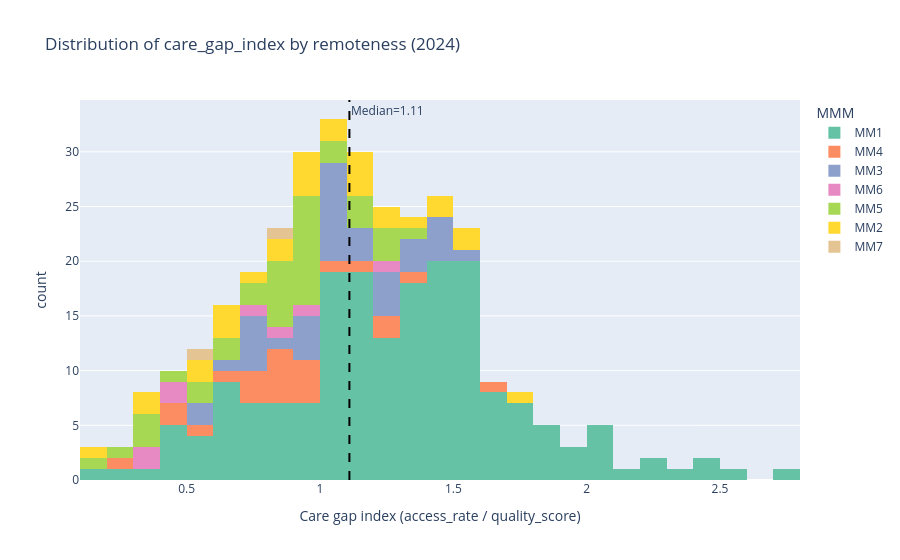

Notebook code for this chart:
### Code cell
# Histogram of care_gap_index distribution
fig = px.histogram(
    master.dropna(subset=['care_gap_index']),
    x='care_gap_index', color='mmm_code',
    nbins=40,
    title='Distribution of care_gap_index by remoteness (2024)',
    labels={'care_gap_index': 'Care gap index (access_rate / quality_score)', 'mmm_code': 'MMM'},
    color_discrete_sequence=px.colors.qualitative.Set2
)
fig.add_vline(x=master['care_gap_index'].median(), line_dash='dash', line_color='black',
             annotation_text=f'Median={master["care_gap_index"].median():.2f}',
             annotation_position='top right')
fig.show()

### Figure 1 — Plotly figure (JSON) as saved in the notebook; plotly's stock layout.template omitted (floating-point values rounded to 4 significant figures; data arrays with more than 128 entries replaced by an {"elided": "..."} marker saying what was removed)
{"data": [{"bingroup": "x", "hovertemplate": "MMM=MM1<br>Care gap index (access_rate / quality_score)=%{x}<br>count=%{y}<extra></extra>", "legendgroup": "MM1", "marker": {"color": "rgb(102,194,165)", "pattern": {"shape": ""}}, "name": "MM1", "nbinsx": 40, "orientation": "v", "showlegend": true, "type": "histogram", "x": {"elided": "187 float values"}, "xaxis": "x", "yaxis": "y"}, {"bingroup": "x", "hovertemplate": "MMM=MM4<br>Care gap index (access_rate / quality_score)=%{x}<br>count=%{y}<extra></extra>", "legendgroup": "MM4", "marker": {"color": "rgb(252,141,98)", "pattern": {"shape": ""}}, "name": "MM4", "nbinsx": 40, "orientation": "v", "showlegend": true, "type": "histogram", "x": [0.4685, 0.9813, 1.156, 1.23, 0.836, 0.7669, 1.322, 0.8234, 0.7721, 0.8587, 0.8145, 0.8057, 1.091, 0.5895, 0.9196, 0.4149, 0.9048, 1.668, 0.7977, 1.231, 0.9979, 0.6966, 0.2582], "xaxis": "x", "yaxis": "y"}, {"bingroup": "x", "hovertemplate": "MMM=MM3<br>Care gap index (access_rate / quality_score)=%{x}<br>count=%{y}<extra></extra>", "legendgroup": "MM3", "marker": {"color": "rgb(141,160,203)", "pattern": {"shape": ""}}, "name": "MM3", "nbinsx": 40, "orientation": "v", "showlegend": true, "type": "histogram", "x": [1.233, 1.499, 1.444, 1.066, 1.061, 0.9927, 1.492, 1.016, 1.139, 1.191, 0.9866, 1.042, 1.099, 1.139, 0.9608, 1.53, 1.236, 1.062, 1.074, 1.254, 1.395, 0.7077, 1.386, 1.438, 1.31, 0.5447, 0.7502, 0.9214, 0.5621, 0.8884, 1.031, 0.7499, 0.764, 0.6084, 0.7029, 1.26, 1.097], "xaxis": "x", "yaxis": "y"}, {"bingroup": "x", "hovertemplate": "MMM=MM6<br>Care gap index (access_rate / quality_score)=%{x}<br>count=%{y}<extra></extra>", "legendgroup": "MM6", "marker": {"color": "rgb(231,138,195)", "pattern": {"shape": ""}}, "name": "MM6", "nbinsx": 40, "orientation": "v", "showlegend": true, "type": "histogram", "x": [0.4319, 0.371, 0.9871, 0.321, 0.8169, 0.468, 1.206, 0.7897], "xaxis": "x", "yaxis": "y"}, {"bingroup": "x", "hovertemplate": "MMM=MM5<br>Care gap index (access_rate / quality_score)=%{x}<br>count=%{y}<extra></extra>", "legendgroup": "MM5", "marker": {"color": "rgb(166,216,84)", "pattern": {"shape": ""}}, "name": "MM5", "nbinsx": 40, "orientation": "v", "showlegend": true, "type": "histogram", "x": [0.9708, 0.9269, 0.8749, 0.9042, 0.965, 0.8501, 0.8241, 0.9948, 0.3828, 0.9833, 0.9741, 0.8973, 0.993, 1.242, 1.199, 1.279, 1.11, 0.8866, 0.7869, 1.028, 1.314, 1.029, 0.6454, 0.6201, 0.3939, 0.765, 1.262, 1.106, 0.9052, 0.9237, 0.5938, 0.8468, 0.2708, 0.4742, 0.1395, 0.3435, 0.54], "xaxis": "x", "yaxis": "y"}, {"bingroup": "x", "hovertemplate": "MMM=MM2<br>Care gap index (access_rate / quality_score)=%{x}<br>count=%{y}<extra></extra>", "legendgroup": "MM2", "marker": {"color": "rgb(255,217,47)", "pattern": {"shape": ""}}, "name": "MM2", "nbinsx": 40, "orientation": "v", "showlegend": true, "type": "histogram", "x": [1.23, 0.18, 1.343, 1.43, 0.9704, 1.106, 1.585, 1.133, 0.5246, 1.131, 0.5263, 0.9542, 0.3452, 1.283, 1.074, 0.8926, 1.092, 0.9463, 0.989, 0.645, 1.108, 1.401, 0.6825, 1.553, 0.3856, 1.762, 0.7141, 0.6061, 0.8752], "xaxis": "x", "yaxis": "y"}, {"bingroup": "x", "hovertemplate": "MMM=MM7<br>Care gap index (access_rate / quality_score)=%{x}<br>count=%{y}<extra></extra>", "legendgroup": "MM7", "marker": {"color": "rgb(229,196,148)", "pattern": {"shape": ""}}, "name": "MM7", "nbinsx": 40, "orientation": "v", "showlegend": true, "type": "histogram", "x": [0.5593, 0.8316], "xaxis": "x", "yaxis": "y"}], "layout": {"annotations": [{"showarrow": false, "text": "Median=1.11", "x": 1.11, "xanchor": "left", "xref": "x", "y": 1, "yanchor": "top", "yref": "y domain"}], "barmode": "relative", "legend": {"title": {"text": "MMM"}, "tracegroupgap": 0}, "shapes": [{"line": {"color": "black", "dash": "dash"}, "type": "line", "x0": 1.11, "x1": 1.11, "xref": "x", "y0": 0, "y1": 1, "yref": "y domain"}], "title": {"text": "Distribution of care_gap_index by remoteness (2024)"}, "xaxis": {"anchor": "y", "domain": [0, 1], "title": {"text": "Care gap index (access_rate / quality_score)"}}, "yaxis": {"anchor": "x", "domain": [0, 1], "title": {"text": "count"}}}}
